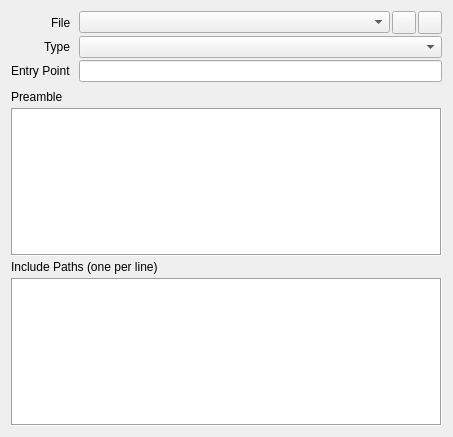
<?xml version="1.0" encoding="UTF-8"?>
<ui version="4.0">
 <class>ShaderProperties</class>
 <widget class="QWidget" name="ShaderProperties">
  <property name="geometry">
   <rect>
    <x>0</x>
    <y>0</y>
    <width>453</width>
    <height>437</height>
   </rect>
  </property>
  <layout class="QVBoxLayout" name="verticalLayout">
   <property name="spacing">
    <number>0</number>
   </property>
   <item>
    <layout class="QFormLayout" name="formLayout">
     <property name="labelAlignment">
      <set>Qt::AlignmentFlag::AlignRight|Qt::AlignmentFlag::AlignTrailing|Qt::AlignmentFlag::AlignVCenter</set>
     </property>
     <property name="horizontalSpacing">
      <number>8</number>
     </property>
     <property name="verticalSpacing">
      <number>2</number>
     </property>
     <property name="leftMargin">
      <number>0</number>
     </property>
     <property name="topMargin">
      <number>0</number>
     </property>
     <property name="rightMargin">
      <number>0</number>
     </property>
     <property name="bottomMargin">
      <number>0</number>
     </property>
     <item row="0" column="0">
      <widget class="QLabel" name="labelFile">
       <property name="text">
        <string>File</string>
       </property>
      </widget>
     </item>
     <item row="0" column="1">
      <widget class="QWidget" name="widgetFile" native="true">
       <layout class="QHBoxLayout" name="horizontalLayout_6">
        <property name="spacing">
         <number>2</number>
        </property>
        <property name="leftMargin">
         <number>0</number>
        </property>
        <property name="topMargin">
         <number>0</number>
        </property>
        <property name="rightMargin">
         <number>0</number>
        </property>
        <property name="bottomMargin">
         <number>0</number>
        </property>
        <item>
         <widget class="ReferenceComboBox" name="file"/>
        </item>
        <item>
         <widget class="QToolButton" name="fileNew">
          <property name="toolTip">
           <string>Save As</string>
          </property>
          <property name="icon">
           <iconset theme="document-save-as"/>
          </property>
          <property name="iconSize">
           <size>
            <width>16</width>
            <height>16</height>
           </size>
          </property>
         </widget>
        </item>
        <item>
         <widget class="QToolButton" name="fileBrowse">
          <property name="toolTip">
           <string>Browse</string>
          </property>
          <property name="icon">
           <iconset theme="document-open"/>
          </property>
          <property name="iconSize">
           <size>
            <width>16</width>
            <height>16</height>
           </size>
          </property>
         </widget>
        </item>
       </layout>
      </widget>
     </item>
     <item row="1" column="0">
      <widget class="QLabel" name="labelType">
       <property name="text">
        <string>Type</string>
       </property>
      </widget>
     </item>
     <item row="1" column="1">
      <widget class="DataComboBox" name="type"/>
     </item>
     <item row="2" column="0">
      <widget class="QLabel" name="labelEntryPoint">
       <property name="text">
        <string>Entry Point</string>
       </property>
      </widget>
     </item>
     <item row="2" column="1">
      <widget class="QLineEdit" name="entryPoint"/>
     </item>
    </layout>
   </item>
   <item>
    <layout class="QVBoxLayout" name="verticalLayout2">
     <property name="spacing">
      <number>4</number>
     </property>
     <property name="leftMargin">
      <number>0</number>
     </property>
     <property name="topMargin">
      <number>8</number>
     </property>
     <property name="rightMargin">
      <number>0</number>
     </property>
     <item>
      <widget class="QLabel" name="labelShaderPreamble">
       <property name="text">
        <string>Preamble</string>
       </property>
      </widget>
     </item>
     <item>
      <widget class="ExpressionEditor" name="shaderPreamble">
       <property name="frameShape">
        <enum>QFrame::Shape::Box</enum>
       </property>
       <property name="lineWrapMode">
        <enum>QPlainTextEdit::LineWrapMode::NoWrap</enum>
       </property>
      </widget>
     </item>
     <item>
      <widget class="QLabel" name="labelShaderIncludePaths">
       <property name="text">
        <string>Include Paths (one per line)</string>
       </property>
      </widget>
     </item>
     <item>
      <widget class="ExpressionEditor" name="shaderIncludePaths">
       <property name="frameShape">
        <enum>QFrame::Shape::Box</enum>
       </property>
       <property name="lineWrapMode">
        <enum>QPlainTextEdit::LineWrapMode::NoWrap</enum>
       </property>
      </widget>
     </item>
    </layout>
   </item>
  </layout>
 </widget>
 <customwidgets>
  <customwidget>
   <class>DataComboBox</class>
   <extends>QComboBox</extends>
   <header>widgets//DataComboBox.h</header>
  </customwidget>
  <customwidget>
   <class>ReferenceComboBox</class>
   <extends>QComboBox</extends>
   <header>widgets//ReferenceComboBox.h</header>
  </customwidget>
  <customwidget>
   <class>ExpressionEditor</class>
   <extends>QPlainTextEdit</extends>
   <header>widgets//ExpressionEditor.h</header>
  </customwidget>
 </customwidgets>
 <resources/>
 <connections/>
</ui>
